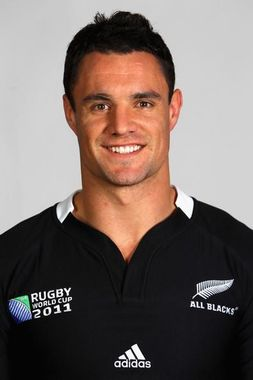
#> input picture Detection_de_visages/Detection de visages/dan.jpg, 253 x 380 px
$ jupyter execute --allow-errors moi.ipynb   (shell and % lines are left out)
#> lines starting #> are read from the running program, lines starting #| are printed output that depends on the picture; after the words box and inside, x2 and y2 are one past the last pixel; in counts of white or black regions, pixels touching at a corner belong together
[cell 1]
import cv2
import numpy as np

[cell 2]
face_cascade = cv2.CascadeClassifier('Detection de visages/haarcascade_frontalface_default.xml')
eye_cascade = cv2.CascadeClassifier('Detection de visages/haarcascade_eye.xml')

[cell 3]
img = cv2.imread('Detection de visages/dan.jpg')
#> img is the input picture: shape (380, 253, 3); mean B, G, R 102, 106.9, 119.8
gray = cv2.cvtColor(img, cv2.COLOR_BGR2GRAY)
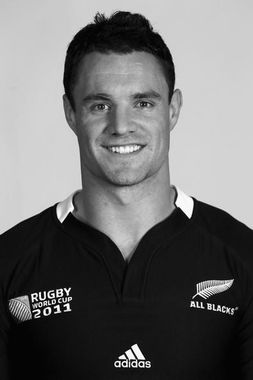
#> gray: shape (380, 253); min 0, max 255, mean 110.2

[cell 4]
faces = face_cascade.detectMultiScale(gray, 1.1, 8)
#> faces = [[61, 56, 123, 123]]

[cell 5]
import matplotlib.pyplot as plt

plt.figure(figsize=(10,5))
plt.subplot(111)
plt.imshow(img)
plt.title("photo !!! ")
plt.axis('off');

[cell 6]
faces = face_cascade.detectMultiScale(gray, 1.1, 8)

[cell 7]
import sys

#> (the rest of this cell did not finish here and is left out)

[cell 8]
faces
#> Out = [[61, 56, 123, 123]]

[cell 9]
# affichage des visages
for face in faces:
    x, y, w, h = face

    # dessiner le rectangle sur l'image principale
    cv2.rectangle(img, (x, y), (x + w, y + h), (0, 255, 0), 2)
#> this loop made 1 pass
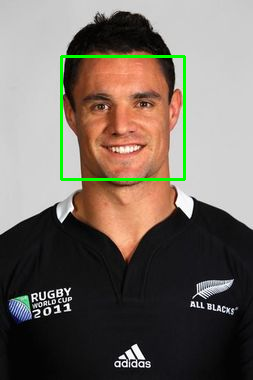
#> img: shape (380, 253, 3); 1.53% of pixels changed, all inside (x1, y1, x2, y2) = (60, 55, 186, 181)

[cell 10]
import matplotlib.pyplot as plt

img = cv2.imread('Detection de visages/obama.jpg')
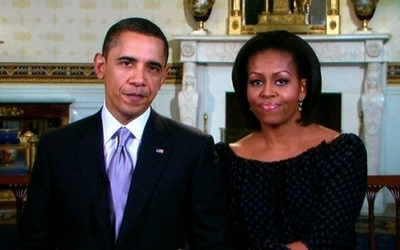
#> input picture Detection_de_visages/Detection de visages/obama.jpg, 400 x 250 px
#> img is the input picture: shape (250, 400, 3); mean B, G, R 74.2, 77.5, 82.5
gray = cv2.cvtColor(img, cv2.COLOR_BGR2GRAY)
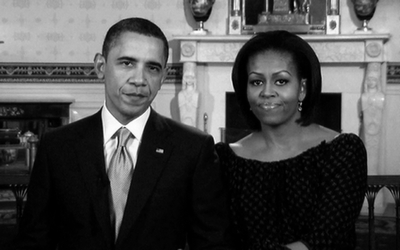
#> gray: shape (250, 400); min 0, max 254, mean 78.6

plt.figure(figsize=(10,5))
plt.subplot(111)
plt.imshow(img)
plt.title("Photo de Dan")
plt.axis('off');

faces = face_cascade.detectMultiScale(gray, 1.1, 8)
#> faces = [[236, 55, 65, 65], [102, 37, 73, 73]]

[cell 11]
faces
#> Out = [[236, 55, 65, 65], [102, 37, 73, 73]]

[cell 12]
photo1 = faces[0]
#> photo1 = [236, 55, 65, 65]
photo2 = faces[1]
#> photo2 = [102, 37, 73, 73]

[cell 13]
#affichage des visages

for face in faces:
    x, y, w, h = face
        # dessiner le rectangle sur l'image principale
    cv2.rectangle(img, (x, y), (x + w, y + h), (0, 255, 0), 2)

    x1,y1,w1,h1 = faces[0]
    x2,y2,w2,h2 = faces[1]

    face1 = img[y1:y1+h1, x1:x1+w1]
    face2 = img[y2:y2+h2, x2:x2+w2]

    face1 = cv2.resize(face1, (w2,h2), interpolation= cv2.INTER_LINEAR)
    face2 = cv2.resize(face2, (w1,h1), interpolation= cv2.INTER_LINEAR)

    img[y1:y1+h1, x1:x1+w1] = face2
    img[y2:y2+h2, x2:x2+w2] = face1

    # affiche l'image principale
    cv2.imshow('image principale', img)
    cv2.waitKey(0)
    cv2.destroyAllWindows()
#> this loop made 2 passes
#> (x, y, w, h, x1, y1, w1, h1) on passes 1 to 2: (236, 55, 65, 65, 236, 55, 65, 65), (102, 37, 73, 73, 236, 55, 65, 65)
#> pass 1, `face1 = img[y1:y1+h1, x1:x1+w1]`:
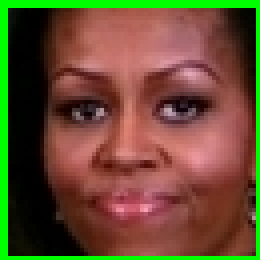
#> face1: shape (65, 65, 3) (shown 4 times larger); mean B, G, R 49.3, 78, 102.4
#> pass 1, `face2 = img[y2:y2+h2, x2:x2+w2]`:
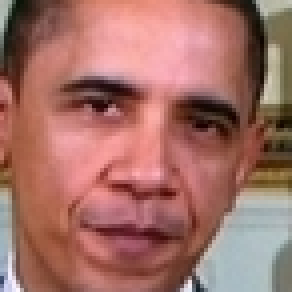
#> face2: shape (73, 73, 3) (shown 4 times larger); mean B, G, R 102.8, 111.4, 163.3
#> pass 1, `face1 = cv2.resize(face1, (w2,h2), interpolation= cv2.INTER_LINEAR)`:
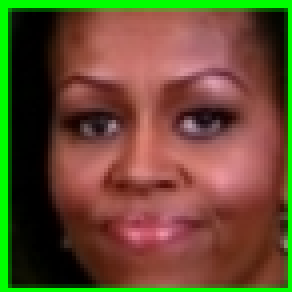
#> face1: shape (73, 73, 3) (shown 4 times larger); mean B, G, R 49.2, 78.3, 102.2
#> pass 1, `face2 = cv2.resize(face2, (w1,h1), interpolation= cv2.INTER_LINEAR)`:
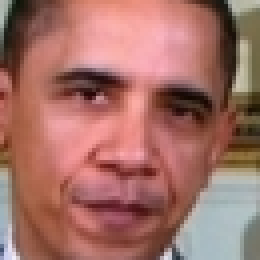
#> face2: shape (65, 65, 3) (shown 4 times larger); mean B, G, R 102.7, 111.3, 163.2
#> after the loop:
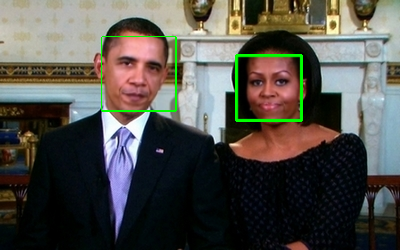
#> img: shape (250, 400, 3); 9.43% of pixels changed, all inside (x1, y1, x2, y2) = (101, 36, 303, 122)
